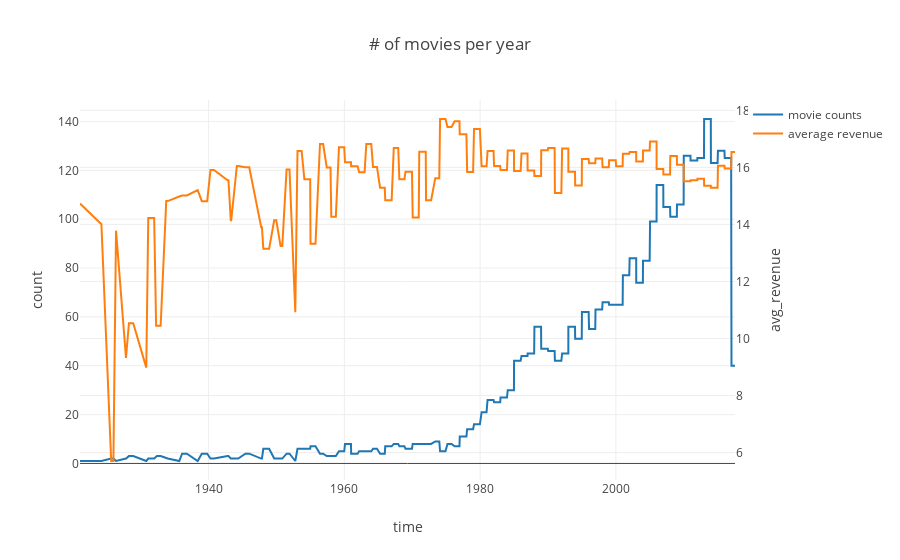

The notebook cell saved with this chart:
### Code cell
trace_1 = go.Scatter(x = tr_cat2.index, y = tr_cat2.year_count, 
                     mode = 'lines', name = 'movie counts')
trace_2 = go.Scatter(x = tr_cat2.index, y = tr_cat2.year_avg, 
                    mode = 'lines', name = 'average revenue', 
                    yaxis = 'y2')
layout = go.Layout(title = '# of movies per year', 
                  xaxis = dict(title = 'time'), 
                  yaxis = dict(title = 'count'), 
                  yaxis2 = dict(title = 'avg_revenue', 
                                overlaying = 'y', side = 'right'))
fig = go.Figure([trace_1, trace_2], layout)
iplot(fig)

### Figure 1 — Plotly figure (JSON) as saved in the notebook; plotly's stock layout.template omitted (floating-point values rounded to 4 significant figures; data arrays with more than 128 entries replaced by an {"elided": "..."} marker saying what was removed)
{"data": [{"mode": "lines", "name": "movie counts", "type": "scatter", "uid": "e6c6fcf0-6667-4de5-a34d-08c519fe8766", "x": {"elided": "3000 str values"}, "y": {"elided": "3000 int values"}}, {"mode": "lines", "name": "average revenue", "type": "scatter", "uid": "7b90c759-cca5-4ea1-83e8-57ae71171af0", "x": {"elided": "3000 str values"}, "y": {"elided": "3000 float values"}, "yaxis": "y2"}], "layout": {"title": "# of movies per year", "xaxis": {"title": "time"}, "yaxis": {"title": "count"}, "yaxis2": {"overlaying": "y", "side": "right", "title": "avg_revenue"}}}
